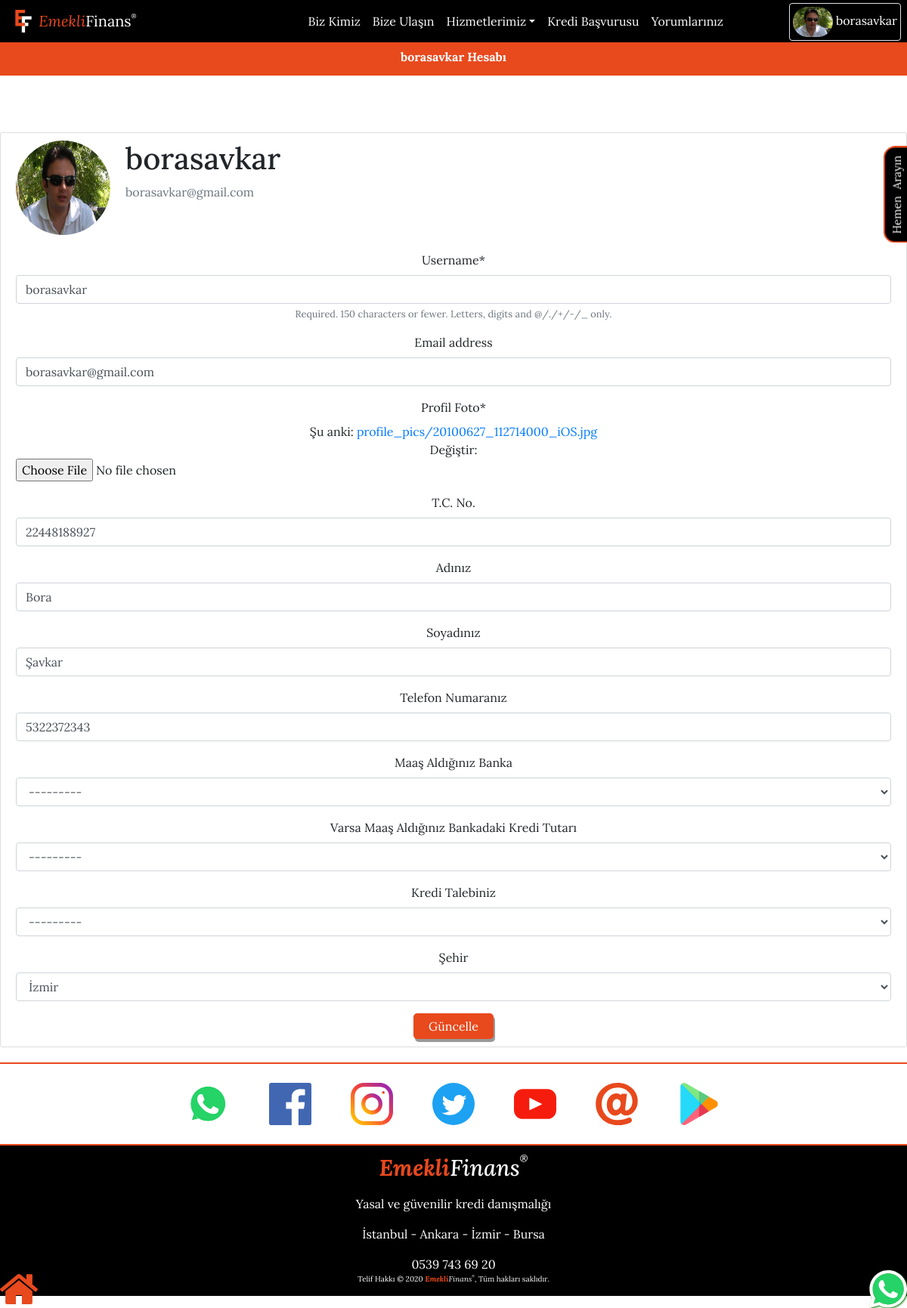
/profile/ (signed in), run on the app's committed database.
### users/models.py (models this page shows, shortened)
class Profile(models.Model):
    cities = [('İstanbul','İstanbul'),('Ankara','Ankara'),('İzmir','İzmir'),('Diğer','Diğer')]
    kredi_tutari_opts = [('Yok','Yok'),('5.000 TL','5.000 TL'),('10.000 TL','10.000 TL'),('15.000 TL','15.000 TL'),('20.000 TL','20.000 TL'),('25.000 TL','25.000 TL'),('30.000TL','30.000TL'),('35.000 TL','35.000 TL'),('40.000 TL','40.000 TL'),('45.000 TL','45.000 TL'),('50.000 TL','50.000 TL'),('60.000 TL ve üzeri','60.000 TL ve üzeri')]
    kredi_talebi_opts = [('10.000 TL','10.000 TL'),('15.000 TL','15.000 TL'),('20.000 TL','20.000 TL'),('25.000 TL','25.000 TL'),('30.000TL','30.000TL'),('35.000 TL','35.000 TL'),('40.000 TL','40.000 TL'),('45.000 TL','45.000 TL'),('50.000 TL','50.000 TL'),('60.000 TL ve üzeri','60.000 TL ve üzeri')]
    banks = [('AKBANK','AKBANK'),('AKTİFBANK','AKTİFBANK'),('BURGAN','BURGAN'),('DENİZBANK','DENİZBANK'),('HALK BANKASI','HALK BANKASI'),('GARANTİ BBVA','GARANTİ BBVA'),('HSBC','HSBC'),('ING BANK','ING BANK'),('İŞ BANKASI','İŞ BANKASI'),('ODEA','ODEA'),('VAKIF BANK','VAKIF BANK'),('QNB FİNANSBANK','QNB FİNANSBANK'),('YAPI KREDİ','YAPI KREDİ'),('ZİRAAT BANKASI','ZİRAAT BANKASI'),('DİĞER','DİĞER')]
    user = models.OneToOneField(User, on_delete=models.CASCADE)
    image = models.ImageField(default='Default_User.png', upload_to='profile_pics',verbose_name='Profil Foto')
    tc = models.CharField(verbose_name='Tc',max_length=11,blank=True, null=True)
    ad = models.CharField(max_length=15,verbose_name='Ad',blank=True, null=True)
    soyad = models.CharField(max_length=15,verbose_name='Soyad',blank=True, null=True)
    tel = models.CharField(max_length=11, blank=True, null=True) # validators should be a list
    maas_banka = models.CharField(verbose_name='Maaş Bankası',max_length=20,choices=banks,blank=True, null=True)
    kredi_tutari = models.CharField(max_length=18,verbose_name='Kredi Mevcut',choices=kredi_tutari_opts,blank=True, null=True)
    kredi_talebi= models.CharField(max_length=18,verbose_name='Kredi Talebi',choices=kredi_talebi_opts,blank=True, null=True)
    city = models.CharField(max_length=20,choices=cities,verbose_name='Şehir',blank=True, null=True)
    join_date = models.DateTimeField(verbose_name='Kayıt Tarihi',auto_now_add=True)
    updated_date = models.DateTimeField(verbose_name='Güncelleme Tarihi',auto_now=True)

### users/views.py (the view)
# urls.py: path('profile/', users_views.profile, name='profile'),
@login_required
def profile(request):
    if request.method=='POST':
        u_form=UserUpdateForm(request.POST,instance=request.user)
        p_form=ProfileUpdateForm(request.POST,request.FILES, instance=request.user.profile)
        if u_form.is_valid() and p_form.is_valid():
            u_form.save()
            p_form.save()
            username=u_form.cleaned_data.get('username')
            messages.success(request, f'{username} kullanıcı profili güncellendi...')
            return redirect('profile')
    else:
        u_form=UserUpdateForm(instance=request.user)
        p_form=ProfileUpdateForm(instance=request.user.profile)
    context={
        'u_form':u_form,
        'p_form':p_form,
        'title':'Profil',
    }
    return render(request,'users/profile.html',context)

### users/forms.py
class UserUpdateForm(forms.ModelForm):
    class Meta:
        model = User
        fields = ['username', 'email']
        widgets = {
            'username': forms.TextInput(attrs={'placeholder': 'Kullanıcı Adınız'}),
            'email': forms.EmailInput(attrs={'placeholder': 'Email Adresiniz'}),
        }

class ProfileUpdateForm(forms.ModelForm):
    class Meta:
        model = Profile
        fields = ['image','tc','ad','soyad','tel','maas_banka','kredi_tutari','kredi_talebi','city']
        widgets = {
            'tc': forms.NumberInput(attrs={'placeholder': 'Tc Numaranız','id':'tc_input'}),
            'ad': forms.TextInput(attrs={'placeholder': 'Adınız','id':'ad_input'}),
            'soyad': forms.TextInput(attrs={'placeholder': 'Soyadınız'}),
            'tel': forms.NumberInput(attrs={'placeholder': '(05__) ___ __ __','id':'tel'}),
        }
        labels = {
            'ad' : 'Adınız',
            'soyad' : 'Soyadınız',
            'tc': 'T.C. No.',
            'tel' : 'Telefon Numaranız',
            'maas_banka' : 'Maaş Aldığınız Banka',
            'kredi_tutari' : 'Varsa Maaş Aldığınız Bankadaki Kredi Tutarı',
            'kredi_talebi' : 'Kredi Talebiniz',
            'city' : 'Şehir'
        }

### users/templates/users/profile.html (shortened to what this page needs)
{% extends 'sayfalar/layout.html' %}
{% load static %}
{% load crispy_forms_tags %}
{% block css %}
<link rel="stylesheet" href="{% static 'sayfalar/css/button_press_effect.css' %}">
{% endblock css %}
{% block body %}
<div class="bold" style="background-color: #e8491d;height: 50px;color: white">
  <div class="txt_center" style="line-height: 50px">{{user}} Hesabı</div>
</div>
<div class="content-section" style="">
    <div class="media">
      <img class="rounded-circle account-img" src="{{user.profile.image.url}}" alt="{{user}}">
      <div class="media-body">
        <h2 class="account-heading">{{user.username}}</h2>
        <p class="text-secondary">{{user.email}}</p>
      </div>
    </div>
  <div class="marginTop5px ">
    <form method="POST" enctype="multipart/form-data">{% csrf_token %}
      <fieldset class="txt_center">
        {{ u_form|crispy}}
        {{ p_form|crispy }}
        <button class="button_press_effect" type="submit">
          Güncelle
        </button>
      </fieldset>
    </form>
  </div>
</div>
{% endblock body %}
{% block home_btn %}
{% include "sayfalar/includes/floatingBtns/home_btn.html" %}
{% endblock home_btn %}
{% block whatsapp %}
    {% include "sayfalar/includes/floatingBtns/whatsapp.html" %}
{% endblock whatsapp %}
{% block callnow %}
    {% include "sayfalar/includes/floatingBtns/callNow.html" %}
{% endblock callnow %}

### sayfalar/templates/sayfalar/includes/navbar.html (shortened to what this page needs)
{% load static %}
<link rel="stylesheet" href="{% static 'sayfalar/css/article.css' %}">
<nav class="navbar fixed-top navbar-expand-lg navbar-dark" style="background-color:#000000">
    <a class="navbar-brand mx-auto" href="{% url 'home' %}">
        <img src="{% static 'sayfalar/img/Ef_Logo.svg' %}" width="30" height="30" class="d-inline-block align-top" alt="EmekliFinans Logo">
        <span class="hide_responsive"><span class="orange font-italic">Emekli</span>Finans<span class="sup">&reg;</span></span>
    </a>
    {% if user.is_authenticated %}
    <a class="mt-1 mr-2 border rounded float-right borderNone_responsive" href="#" style="right:0;top:0;position:fixed;color:white;max-height:50px;border-color:white" id="userDropdown" role="button" data-toggle="dropdown" aria-haspopup="true" aria-expanded="false" role="button" >
        <img  class="m-1 rounded-pill" style="max-height:40px; " src="{{user.profile.image.url}}" alt="{{profile}}"><span class="hide_responsive mr-1">{{user}}</span>
    </a>
    {% endif %}
    <div class="collapse navbar-collapse " id="navbarSupportedContent"  >
        <ul class="navbar-nav mx-auto">
            <li class="nav-item active  ">
                <a class="nav-link " href="{% url 'about' %}">Biz Kimiz<span class="sr-only">(current)</span></a>
            </li>
            <li class="nav-item">
                <a class="nav-link active" href="{% url 'contact' %}">Bize Ulaşın</a>
            </li>
            <li class="nav-item dropdown">
                <a class="nav-link dropdown-toggle active" href="#" id="navbarDropdown" role="button" data-toggle="dropdown" aria-haspopup="true" aria-expanded="false">Hizmetlerimiz</a>
            </li>
            <li class="nav-item">
                <a class="nav-link active" href="{% url 'basvuru' %}">Kredi Başvurusu<span class="sr-only">(current)</span></a>
            </li>
            <li class="nav-item">
                <a class="nav-link active" href="{% url 'posts' %}">Yorumlarınız<span class="sr-only">(current)</span></a>
            </li>
        </ul>
    </div>
</nav>

### sayfalar/static/sayfalar/css/Global.css (style rules this page uses)
html * { font-family: 'Lora', serif; }
* { margin: 0; padding: 0; -webkit-box-sizing: border-box; -o-box-sizing: border-box; -moz-box-sizing: border-box; box-sizing: border-box; }
img { pointer-events: none; }
.sup { font-size: 40%; vertical-align: text-top }
a:active, a:visited, a:link { text-decoration: none !important }
.orange { color: #e8491d }
.txt_center { text-align: center }
.bold { font-weight: bold }
.marginTop5px { margin-top: 5px }

### sayfalar/static/sayfalar/css/button_press_effect.css (style rules this page uses)
.button_press_effect { display: inline-block; padding: 5px 20px; cursor: pointer; text-align: center; text-decoration: none; outline: none; color: #fff; background-color: #e8491d; border: none; border-radius: 5px; box-shadow: 2px 4px #999; }

### sayfalar/static/sayfalar/css/article.css (style rules this page uses)
.content-section { background: #ffffff; padding: 10px 20px; border: 1px solid #dddddd; border-radius: 3px; margin-bottom: 20px; margin-top: 75px; }
.account-img { height: 125px; width: 125px; margin-right: 20px; margin-bottom: 16px; }
.account-heading { font-size: 2.5rem; }

### sayfalar/templates/sayfalar/layout.html (style rules this page uses)
body { padding-top:50px }

### users/templates/users/profile.html (style rules this page uses)
.content-section { background: #ffffff; padding: 10px 20px; border: 1px solid #dddddd; border-radius: 3px; margin-bottom: 20px; }
.media { display: -ms-flexbox; display: flex; -ms-flex-align: start; align-items: flex-start; }
.rounded-circle { border-radius: 50% !important; }
.account-img { height: 125px; width: 125px; margin-right: 20px; margin-bottom: 16px; }
.media-body { -ms-flex: 1; flex: 1; }
.account-heading { font-size: 2.5rem; }
.text-secondary { color: #6c757d !important; }

### data on the page
Profile: tc "22448188927", ad "Bora", soyad "Şavkar", tel "5322372343", maas_banka "---------", kredi_tutari "---------", kredi_talebi "---------", city "İzmir"

### other printed values
{{ user }} "borasavkar"
{{ user.username }} "borasavkar"
{{ user.email }} "borasavkar@gmail.com"
